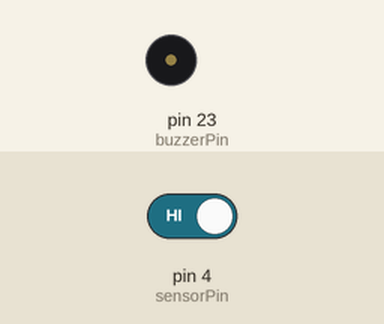
Simulated run of this sketch. Board: Arduino Mega 2560, built with avr-gcc and run on an emulated ATmega2560. Parts: buzzer (waves = sounding, pin HIGH). The inputs (shaded band) are chosen by the test bench; at power-on: pin 4 (sensorPin) HIGH.

Above: at 1.2 s.
1.3 s: pin 4 (sensorPin) driven LOW
At 1.37 s:
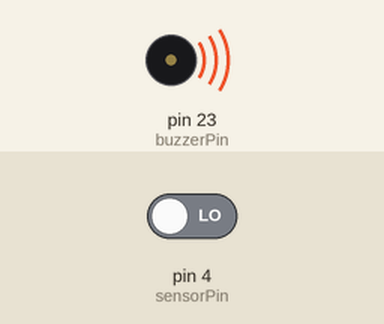
4.3 s: pin 4 (sensorPin) driven HIGH
At 4.3 s:
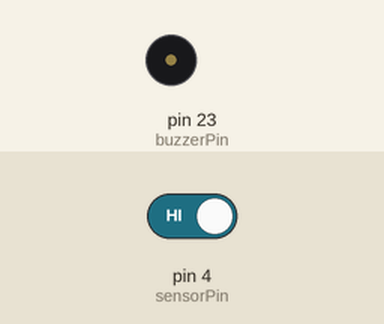
Timing chart, 0 to 7.3 s (numbered marks = the images above; inputs shaded):
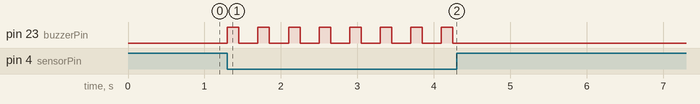

The sketch:

IR_sensor_test.ino
```cpp
const int sensorPin = 4; // Pin connected to sensor OUT
const int buzzerPin = 23; // Pin connected to buzzer +

void setup() {
  pinMode(sensorPin, INPUT);
  pinMode(buzzerPin, OUTPUT);
  Serial.begin(115200);
}

void loop() {
  int sensorState = digitalRead(sensorPin);

  // Active Low logic: LOW means object detected
  if (sensorState == LOW) {

    //Serial.println("Object Detected!");
    digitalWrite(buzzerPin, HIGH); // For active buzzer
    delay(150);
    digitalWrite(buzzerPin, LOW);
    delay(150);
    // If passive buzzer, use: tone(buzzerPin, 2000);
  } else {
    digitalWrite(buzzerPin, LOW);
    // If passive buzzer, use: noTone(buzzerPin);
  }
  delay(100);
}
```

Measured:
- after the input at 1.3 s, pin 23 (buzzerPin): alternates HIGH for 0.15 s and LOW for 0.25 s, starting at once
- after the input at 4.3 s, pin 23 (buzzerPin): stops changing and stays LOW
